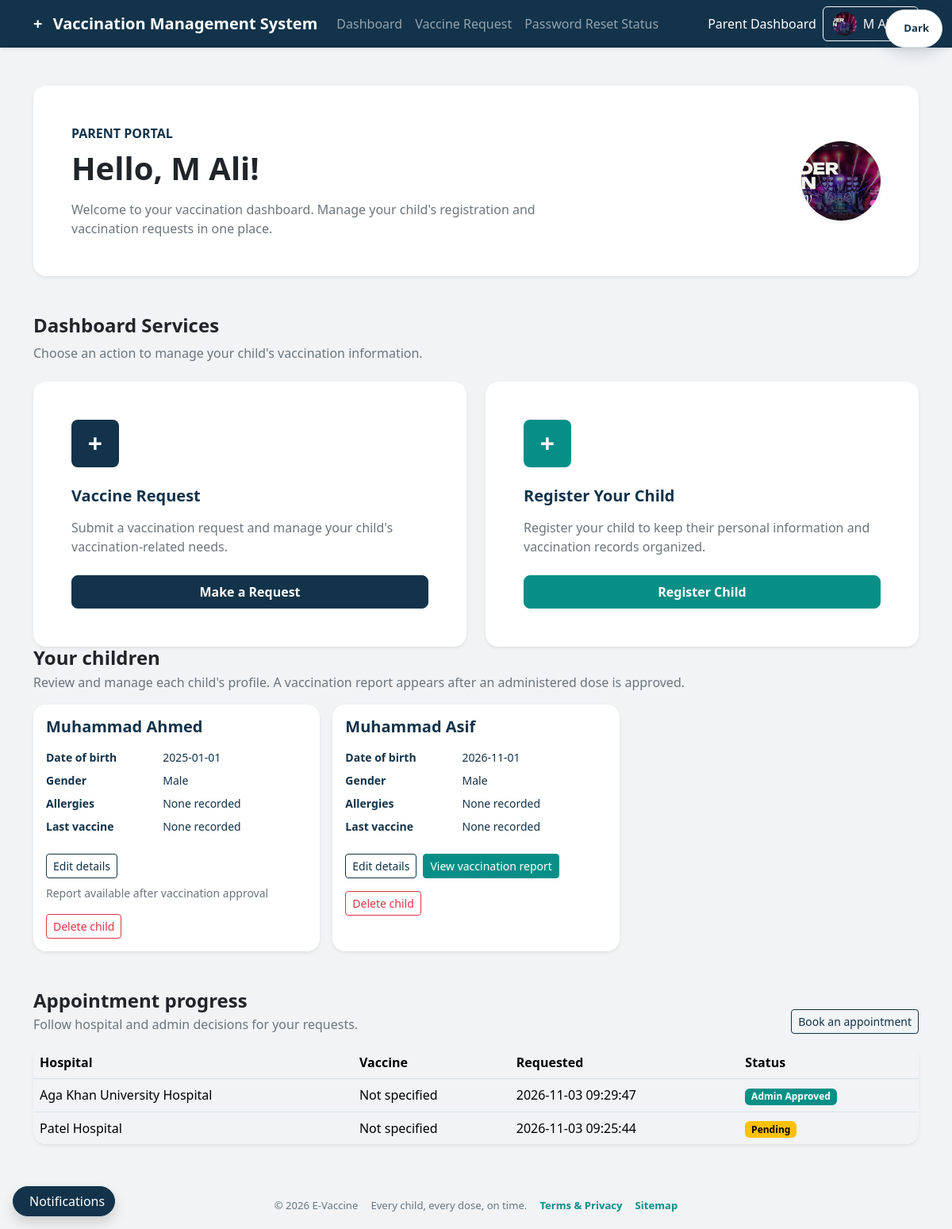
The page /parents/parent_dashboard.php (signed in) on the database its author committed.
### tables this page shows
CREATE TABLE `parents` (
  `id` int(11) NOT NULL,
  `name` varchar(100) NOT NULL,
  `Relation_with_child` varchar(50) NOT NULL,
  `Phone_no` varchar(15) NOT NULL,
  `email` varchar(100) NOT NULL,
  `CNIC` varchar(13) NOT NULL,
  `Hashed_password` varchar(255) NOT NULL,
  `City` varchar(50) NOT NULL,
  `address` text NOT NULL,
  `created_at` timestamp NOT NULL DEFAULT current_timestamp(),
  `profile_image` varchar(255) DEFAULT NULL
);

CREATE TABLE `children` (
  `id` int(11) NOT NULL,
  `parent_id` int(11) NOT NULL,
  `child_name` varchar(100) NOT NULL,
  `date_of_birth` date NOT NULL,
  `gender` enum('Male','Female') NOT NULL,
  `allergies` varchar(100) DEFAULT NULL,
  `created_at` timestamp NOT NULL DEFAULT current_timestamp(),
  `vaccination_date` date DEFAULT NULL,
  `last_vaccine` varchar(100) DEFAULT NULL
);

CREATE TABLE `bookings` (
  `id` int(11) NOT NULL,
  `hospital_name` varchar(255) NOT NULL,
  `vaccination_status` varchar(50) DEFAULT 'Pending',
  `created_at` timestamp NOT NULL DEFAULT current_timestamp(),
  `parent_id` int(11) NOT NULL,
  `child_id` int(11) NOT NULL,
  `vaccination_date` date DEFAULT NULL,
  `vaccine_id` int(11) DEFAULT NULL
);

### config.php (called while the page is built, shortened)
<?php
function e($value) {
    return htmlspecialchars((string)$value, ENT_QUOTES, 'UTF-8');
}
?>

### includes/parent-auth.php (called while the page is built, shortened)
<?php
require_once __DIR__ . '/../config.php';
$parentId = (int)$_SESSION['user_id']['id'];
$parentResult = mysqli_query(
    $connect,
    "SELECT id, name, email, profile_image FROM parents WHERE id = $parentId LIMIT 1"
);
$parentProfile = mysqli_fetch_assoc($parentResult);
$parentName = (string)$parentProfile['name'];
$parentProfileImage = (string)($parentProfile['profile_image'] ?? '');

### parents/parent_dashboard.php (the view, shortened to what this page needs)
<?php
require_once __DIR__ . '/../includes/parent-auth.php';
$parentId = (int)$_SESSION['user_id']['id'];
$profileImage = $parentProfileImage !== '' ? '../' . e($parentProfileImage) : '';
$parentNameEscaped = e($parentName);
$childrenResult = mysqli_query(
    $conn,
    "SELECT c.id, c.child_name, c.date_of_birth, c.gender, c.allergies, c.last_vaccine,
            c.vaccination_date,
            EXISTS(
                SELECT 1 FROM bookings b
                WHERE b.child_id = c.id AND b.parent_id = c.parent_id
                  AND b.vaccination_status = 'Admin Approved'
            ) AS report_ready
     FROM children c
     WHERE c.parent_id = $parentId
     ORDER BY c.child_name"
);
$appointmentResult = mysqli_query(
    $conn,
    "SELECT b.id, b.child_id, b.hospital_name, b.vaccination_status, b.created_at,
            v.Vaccine_Name AS vaccine_name
     FROM bookings b
     LEFT JOIN vaccines v ON b.vaccine_id = v.Vaccine_ID
     WHERE b.parent_id = $parentId
     ORDER BY b.created_at DESC"
);
?>
<!DOCTYPE html>
<html lang="en">
<head>
    <link href="https://cdn.jsdelivr.net/npm/bootstrap@5.3.3/dist/css/bootstrap.min.css" rel="stylesheet">
    <link href="../includes/theme.css?v=5" rel="stylesheet">
</head>
<body class="bg-light min-vh-100">
    <?php $parentPageTitle = 'Parent Dashboard'; include __DIR__ . '/../includes/parent-navbar.php'; ?>
    <div class="container py-5">
        <div class="card border-0 shadow-sm rounded-4 mb-5">
            <div class="card-body p-4 p-md-5">
                <div class="row align-items-center">
                    <div class="col-md-8">
                        <p class="text-primary fw-semibold mb-2">
                            PARENT PORTAL
                        </p>
                        <h1 class="fw-bold text-dark mb-3">
                            Hello, <?= $parentNameEscaped ?>!
                        </h1>
                        <p class="text-secondary mb-0">
                            Welcome to your vaccination dashboard. Manage your child's
                            registration and vaccination requests in one place.
                        </p>
                    </div>
                    <div class="col-md-4 text-md-end mt-4 mt-md-0">
                        <?php if ($profileImage !== ''): ?>
                            <img src="<?= $profileImage ?>" alt="Your profile image" class="rounded-circle object-fit-cover shadow-sm" width="100" height="100">
                        <?php else: ?>
                            <a href="profile.php" class="d-inline-flex align-items-center justify-content-center bg-primary bg-opacity-10 text-primary rounded-circle text-decoration-none" style="width:100px;height:100px" aria-label="Add a profile image">
                                <span class="display-3 fw-bold text-white">+</span>
                            </a>
                        <?php endif; ?>
                    </div>
                </div>
            </div>
        </div>
        <div class="mb-4">
            <h2 class="h4 fw-bold text-dark">Dashboard Services</h2>
            <p class="text-secondary">
                Choose an action to manage your child's vaccination information.
            </p>
        </div>
        <div class="row g-4">
            <div class="col-12 col-md-6">
                <div class="card h-100 border-0 shadow-sm rounded-4">
                    <div class="card-body p-4 p-lg-5">
                        <div class="d-inline-flex align-items-center justify-content-center bg-primary bg-opacity-10 text-primary rounded-3 mb-4"
                             style="width: 60px; height: 60px;">
                            <span class="fs-2 fw-bold text-white">+</span>
                        </div>
                        <h3 class="h5 fw-bold mb-3">Vaccine Request</h3>
                        <p class="text-secondary mb-4">
                            Submit a vaccination request and manage your child's
                            vaccination-related needs.
                        </p>
                        <a href="vaccine_request.php"
                           class="btn btn-primary w-100 py-2 fw-semibold rounded-3">
                            Make a Request
                        </a>
                    </div>
                </div>
            </div>
            <div class="col-12 col-md-6">
                <div class="card h-100 border-0 shadow-sm rounded-4">
                    <div class="card-body p-4 p-lg-5">
                        <div class="d-inline-flex align-items-center justify-content-center bg-success bg-opacity-10 text-success rounded-3 mb-4"
                             style="width: 60px; height: 60px;">
                            <span class="fs-2 fw-bold text-white">+</span>
                        </div>
                        <h3 class="h5 fw-bold mb-3">Register Your Child</h3>
                        <p class="text-secondary mb-4">
                            Register your child to keep their personal information
                            and vaccination records organized.
                        </p>
                        <a href="child.php"
                           class="btn btn-success w-100 py-2 fw-semibold rounded-3">
                            Register Child
                        </a>
                    </div>
                </div>
            </div>
        </div>
        <section class="mb-5" aria-labelledby="children-title">
            <div class="mb-3">
                <h2 class="h4 fw-bold text-dark mb-1" id="children-title">Your children</h2>
                <p class="text-secondary mb-0">Review and manage each child's profile. A vaccination report appears after an administered dose is approved.</p>
            </div>
            <div class="row g-3">
                <?php if ($childrenResult && mysqli_num_rows($childrenResult) > 0): ?>
                    <?php while ($child = mysqli_fetch_assoc($childrenResult)): ?>
                        <div class="col-12 col-md-6 col-lg-4">
                            <div class="card h-100 border-0 shadow-sm rounded-4">
                                <div class="card-body">
                                    <h3 class="h5 fw-bold mb-3"><?= htmlspecialchars($child['child_name'], ENT_QUOTES, 'UTF-8') ?></h3>
                                    <dl class="small row mb-3">
                                        <dt class="col-5">Date of birth</dt>
                                        <dd class="col-7"><?= htmlspecialchars($child['date_of_birth'], ENT_QUOTES, 'UTF-8') ?></dd>
                                        <dt class="col-5">Gender</dt>
                                        <dd class="col-7"><?= htmlspecialchars($child['gender'], ENT_QUOTES, 'UTF-8') ?></dd>
                                        <dt class="col-5">Allergies</dt>
                                        <dd class="col-7"><?= htmlspecialchars($child['allergies'] ?: 'None recorded', ENT_QUOTES, 'UTF-8') ?></dd>
                                        <dt class="col-5">Last vaccine</dt>
                                        <dd class="col-7"><?= htmlspecialchars($child['last_vaccine'] ?: 'None recorded', ENT_QUOTES, 'UTF-8') ?></dd>
                                    </dl>
                                    <div class="d-flex flex-wrap gap-2">
                                        <a class="btn btn-sm btn-outline-primary" href="child.php?id=<?= (int)$child['id'] ?>">Edit details</a>
                                        <?php if ((int)$child['report_ready'] === 1): ?>
                                            <a class="btn btn-sm btn-success" href="vaccination_report.php?child_id=<?= (int)$child['id'] ?>">View vaccination report</a>
                                        <?php else: ?>
                                            <span class="small text-secondary align-self-center">Report available after vaccination approval</span>
                                        <?php endif; ?>
                                    </div>
                                    <form method="post" action="child.php" class="mt-3" onsubmit="return confirm('Delete this child and all associated appointment records? This cannot be undone.');">
                                        <button class="btn btn-sm btn-outline-danger" type="submit" name="delete_child" value="1">Delete child</button>
                                    </form>
                                </div>
                            </div>
                        </div>
                    <?php endwhile; ?>
                <?php elseif ($childrenResult): ?>
                    <div class="col-12"><p class="text-secondary">No children are registered yet.</p></div>
                <?php else: ?>
                    <div class="col-12"><p class="text-danger">The child list is temporarily unavailable.</p></div>
                <?php endif; ?>
            </div>
        </section>
        <section class="mt-5" aria-labelledby="patient-appointments-title">
            <div class="d-flex flex-wrap justify-content-between align-items-end gap-2 mb-3">
                <div>
                    <h2 class="h4 fw-bold text-dark mb-1" id="patient-appointments-title">Appointment progress</h2>
                    <p class="text-secondary mb-0">Follow hospital and admin decisions for your requests.</p>
                </div>
                <a class="btn btn-outline-primary btn-sm" href="vaccine_request.php">Book an appointment</a>
            </div>
            <div class="card border-0 shadow-sm rounded-4 overflow-hidden">
                <div class="table-responsive">
                    <table class="table table-hover align-middle mb-0">
                        <thead><tr><th>Hospital</th><th>Vaccine</th><th>Requested</th><th>Status</th></tr></thead>
                        <tbody>
                            <?php if ($appointmentResult && mysqli_num_rows($appointmentResult) > 0): ?>
                                <?php while ($appointment = mysqli_fetch_assoc($appointmentResult)): ?>
                                    <?php
                                    $appointmentStatus = 'Pending';
                                    if (isset($appointment['vaccination_status'])) {
                                        $appointmentStatus = (string)$appointment['vaccination_status'];
                                    }
                                    $statusClass = 'text-bg-warning';
                                    if (in_array($appointmentStatus, ['Hospital Approved', 'Vaccinated'], true)) {
                                        $statusClass = 'text-bg-info';
                                    } elseif ($appointmentStatus === 'Admin Approved') {
                                        $statusClass = 'text-bg-success';
                                    } elseif (in_array($appointmentStatus, ['Hospital Rejected', 'Admin Rejected', 'Not Vaccinated'], true)) {
                                        $statusClass = 'text-bg-danger';
                                    }
                                    ?>
                                    <tr>
                                        <td><?= htmlspecialchars($appointment['hospital_name'], ENT_QUOTES, 'UTF-8') ?></td>
                                        <td><?= htmlspecialchars($appointment['vaccine_name'] ?? 'Not specified', ENT_QUOTES, 'UTF-8') ?></td>
                                        <td><?= htmlspecialchars($appointment['created_at'], ENT_QUOTES, 'UTF-8') ?></td>
                                        <td><span class="badge <?= $statusClass ?>"><?= htmlspecialchars($appointmentStatus, ENT_QUOTES, 'UTF-8') ?></span></td>
                                    </tr>
                                <?php endwhile; ?>
                            <?php elseif ($appointmentResult): ?>
                                <tr><td colspan="4" class="text-center text-secondary py-4">No appointment requests yet.</td></tr>
                            <?php else: ?>
                                <tr><td colspan="4" class="text-center text-danger py-4">Appointment status is temporarily unavailable.</td></tr>
                            <?php endif; ?>
                        </tbody>
                    </table>
                </div>
            </div>
        </section>
    </div>
<?php include __DIR__ . '/../includes/portal-footer.php'; ?>
</body>
</html>

### includes/parent-navbar.php (shortened to what this page needs)
<?php
$parentPageTitle = $parentPageTitle ?? 'Parent Portal';
$parentAvatarUrl = $parentProfileImage !== '' ? '../' . $parentProfileImage : '';
?>
<nav class="navbar navbar-expand-lg navbar-dark bg-primary shadow-sm">
    <div class="container">
        <a class="navbar-brand fw-bold" href="parent_dashboard.php">
            <span class="me-2">+</span> Vaccination Management System
        </a>
        <div class="collapse navbar-collapse" id="parentNavbar">
            <div class="navbar-nav me-auto">
                <a class="nav-link" href="parent_dashboard.php">Dashboard</a>
                <a class="nav-link" href="vaccine_request.php">Vaccine Request</a>
                <a class="nav-link" href="reset-request-status.php">Password Reset Status</a>
            </div>
            <div class="d-flex align-items-center gap-2">
                <span class="navbar-text text-white"><?= e($parentPageTitle) ?></span>
                <div class="dropdown">
                    <button class="btn btn-outline-light dropdown-toggle d-inline-flex align-items-center gap-2"
                            type="button" data-bs-toggle="dropdown" aria-expanded="false">
                        <?php if ($parentAvatarUrl !== ''): ?>
                            <img src="<?= e($parentAvatarUrl) ?>" alt="" class="rounded-circle object-fit-cover" width="30" height="30">
                        <?php else: ?>
                            <img src="../images/default-avatar.svg" alt="" class="rounded-circle" width="30" height="30">
                        <?php endif; ?>
                        <span class="text-truncate" style="max-width: 150px"><?= e($parentName) ?></span>
                    </button>
                </div>
            </div>
        </div>
    </div>
</nav>

### rows shown on the page
parents: profile_image (picture), name "M Ali"
children: child_name "Muhammad Ahmed", date_of_birth "2025-01-01", gender "Male", allergies "None recorded", last_vaccine "None recorded", shows "Report available after vaccination approval"
children: child_name "Muhammad Asif", date_of_birth "2026-11-01", gender "Male", allergies "None recorded", last_vaccine "None recorded"
bookings: hospital_name "Aga Khan University Hospital", vaccine_name "Not specified", created_at "2026-11-03 09:29:47", vaccination_status "Admin Approved"
bookings: hospital_name "Patel Hospital", vaccine_name "Not specified", created_at "2026-11-03 09:25:44", vaccination_status "Pending"

### other values the page prints
$parentPageTitle "Parent Dashboard"
